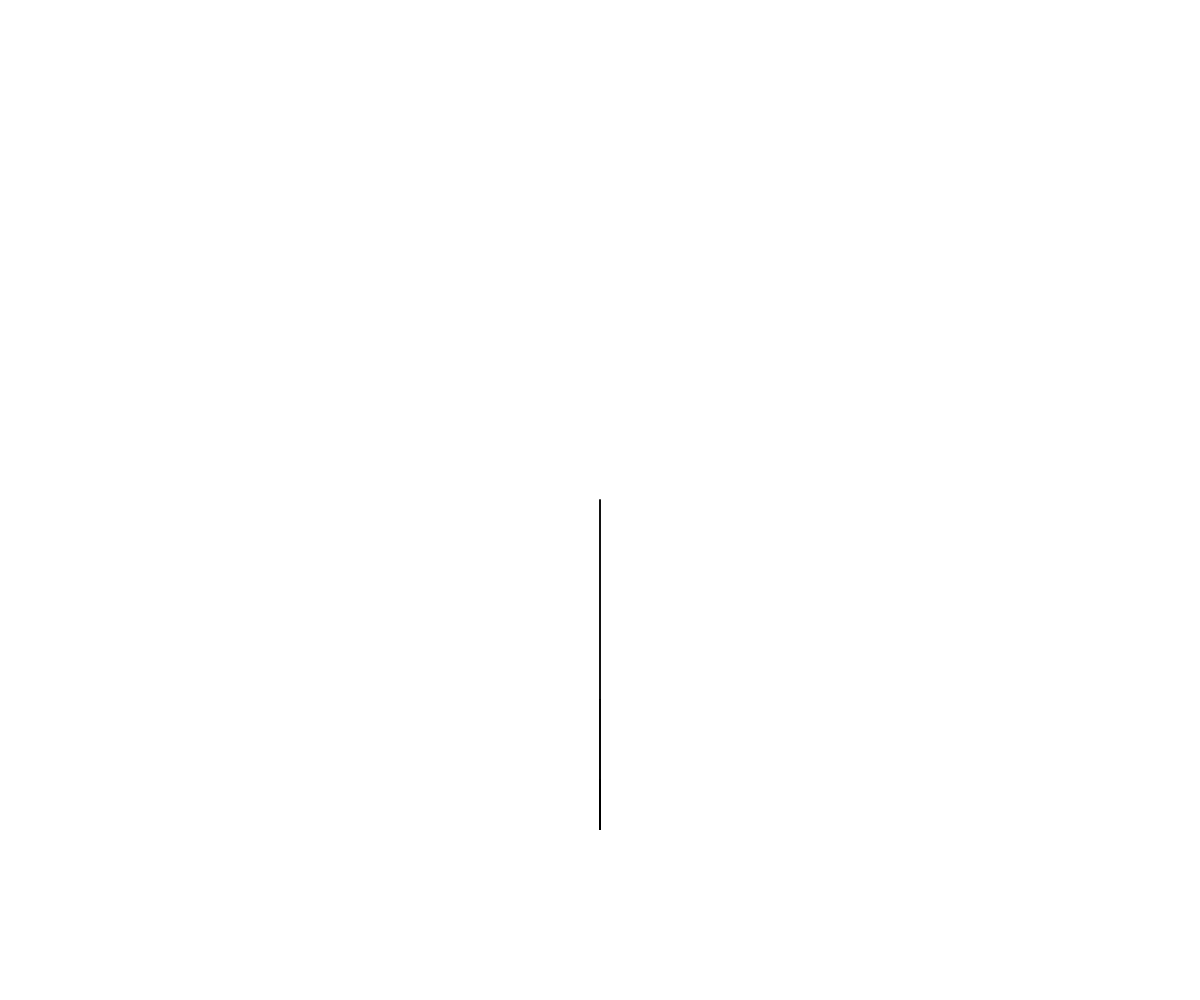
Frame 1 (no input)
Frame 60 (no input): identical to frame 1, image omitted
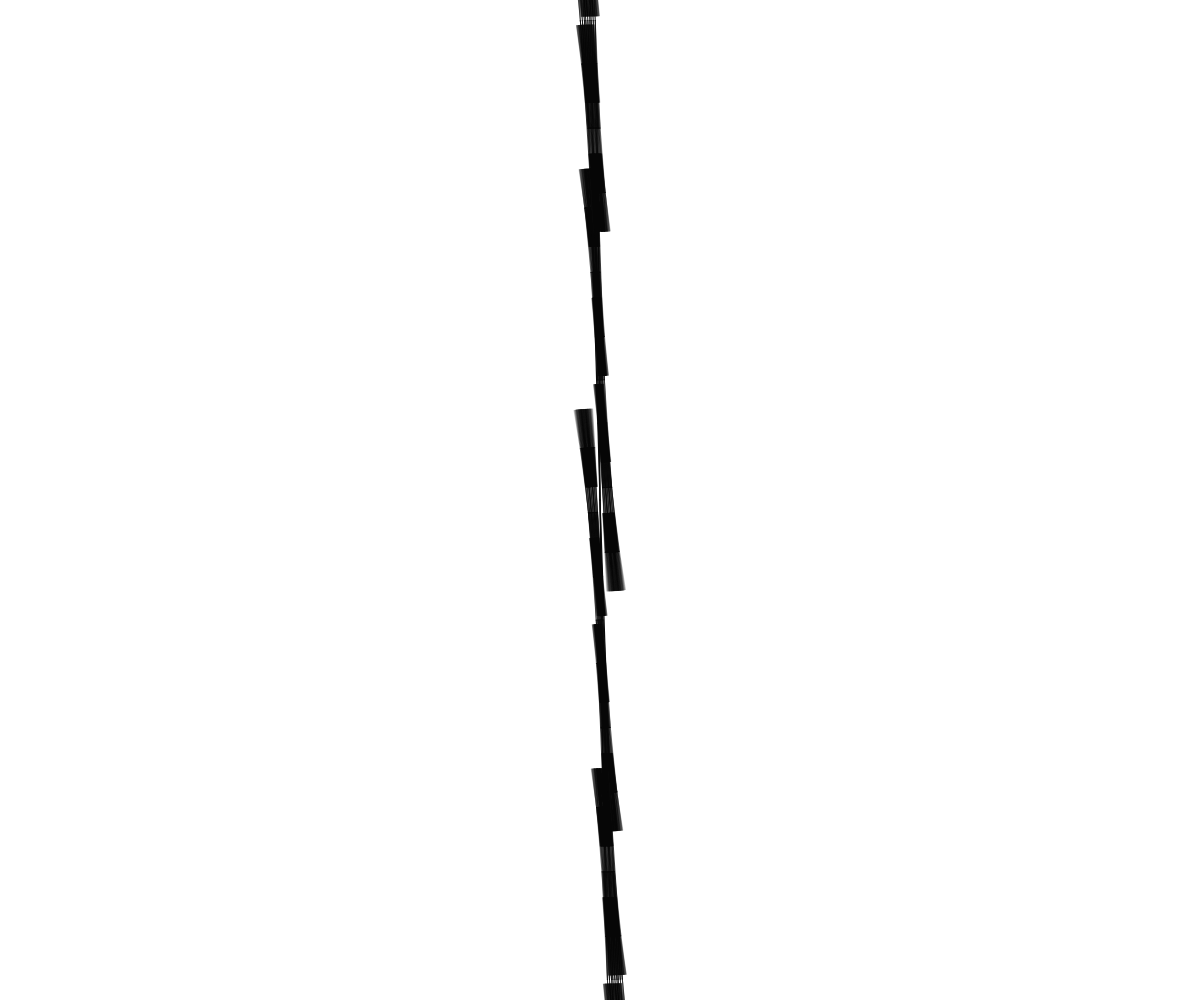
Frame 120 (the mouse pressed at the canvas centre since frame 60)

The p5.js sketch that drew these frames (run headless with seeded random() and noise() and a simulated clock; from frame 60 on, the mouse is pressed at the canvas centre):

// p5.js sketch
// ── sketch.js
let sproutDepth = 5;
let sproutBreadth = 6;
let sproutLength = 500;
let rotateFactor = 0.3;
let lrpMouseX, lrpMouseY;

function setup() {
  createCanvas(windowWidth, windowHeight);
  angleMode(DEGREES);
  lrpMouseX = 0;
  lrpMouseY = 0;
}

function draw() {
  background(255);
  stroke(10);
  strokeWeight(2)
  translate(width/2, height/2);
  lrpMouseX = lerp(lrpMouseX, mouseX, 0.1);
  lrpMouseY = lerp(lrpMouseY, mouseY, 0.1);
  sprout(0, 0, 0);
  


}

function sprout(x, y, depth) {
  let newDepth = depth + 1;
  if (depth >= sproutDepth) {
    return;
  } else {
    push()
    translate(x, y);
    scale(map(lrpMouseY, 0, height, 0.4, 0.8));
    for (let i = 0; i < sproutBreadth; i++) {
      rotate(map(lrpMouseX, 0, width, 0, 360));
      let newY = sproutLength;
      line (0, 0, 0, newY);
      sprout(0, newY, newDepth);

    }
    pop();
  }
}
